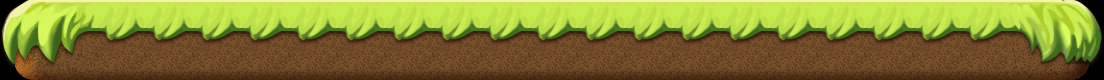

This game map was drawn from its Tiled (.tmx) file and the tilesets committed beside it. A one-line description and the full map source follow:
An orthogonal 23x5 tile map with 48x16 px tiles, 1 tile layer (Tile Layer 1) and 1 object.

<map version="1.0" orientation="orthogonal" renderorder="right-down" width="23" height="5" tilewidth="48" tileheight="16" nextobjectid="2">
 <tileset firstgid="1" name="ground" tilewidth="48" tileheight="80" tilecount="5" columns="5">
  <image source="ground.png" width="240" height="80" />
 </tileset>
 <layer name="Tile Layer 1" width="23" height="5">
  <data>
   <tile gid="0" />
   <tile gid="0" />
   <tile gid="0" />
   <tile gid="0" />
   <tile gid="0" />
   <tile gid="0" />
   <tile gid="0" />
   <tile gid="0" />
   <tile gid="0" />
   <tile gid="0" />
   <tile gid="0" />
   <tile gid="0" />
   <tile gid="0" />
   <tile gid="0" />
   <tile gid="0" />
   <tile gid="0" />
   <tile gid="0" />
   <tile gid="0" />
   <tile gid="0" />
   <tile gid="0" />
   <tile gid="0" />
   <tile gid="0" />
   <tile gid="0" />
   <tile gid="0" />
   <tile gid="0" />
   <tile gid="0" />
   <tile gid="0" />
   <tile gid="0" />
   <tile gid="0" />
   <tile gid="0" />
   <tile gid="0" />
   <tile gid="0" />
   <tile gid="0" />
   <tile gid="0" />
   <tile gid="0" />
   <tile gid="0" />
   <tile gid="0" />
   <tile gid="0" />
   <tile gid="0" />
   <tile gid="0" />
   <tile gid="0" />
   <tile gid="0" />
   <tile gid="0" />
   <tile gid="0" />
   <tile gid="0" />
   <tile gid="0" />
   <tile gid="0" />
   <tile gid="0" />
   <tile gid="0" />
   <tile gid="0" />
   <tile gid="0" />
   <tile gid="0" />
   <tile gid="0" />
   <tile gid="0" />
   <tile gid="0" />
   <tile gid="0" />
   <tile gid="0" />
   <tile gid="0" />
   <tile gid="0" />
   <tile gid="0" />
   <tile gid="0" />
   <tile gid="0" />
   <tile gid="0" />
   <tile gid="0" />
   <tile gid="0" />
   <tile gid="0" />
   <tile gid="0" />
   <tile gid="0" />
   <tile gid="0" />
   <tile gid="0" />
   <tile gid="0" />
   <tile gid="0" />
   <tile gid="0" />
   <tile gid="0" />
   <tile gid="0" />
   <tile gid="0" />
   <tile gid="0" />
   <tile gid="0" />
   <tile gid="0" />
   <tile gid="0" />
   <tile gid="0" />
   <tile gid="0" />
   <tile gid="0" />
   <tile gid="0" />
   <tile gid="0" />
   <tile gid="0" />
   <tile gid="0" />
   <tile gid="0" />
   <tile gid="0" />
   <tile gid="0" />
   <tile gid="0" />
   <tile gid="0" />
   <tile gid="1" />
   <tile gid="2" />
   <tile gid="3" />
   <tile gid="3" />
   <tile gid="3" />
   <tile gid="3" />
   <tile gid="3" />
   <tile gid="3" />
   <tile gid="3" />
   <tile gid="3" />
   <tile gid="3" />
   <tile gid="3" />
   <tile gid="3" />
   <tile gid="3" />
   <tile gid="3" />
   <tile gid="3" />
   <tile gid="3" />
   <tile gid="3" />
   <tile gid="3" />
   <tile gid="3" />
   <tile gid="3" />
   <tile gid="4" />
   <tile gid="5" />
  </data>
 </layer>
 <objectgroup name="Object Layer 1" visible="0">
  <object id="1" x="0" y="0" width="1104" height="32" />
 </objectgroup>
 <objectgroup name="Object Layer 2" />
</map>